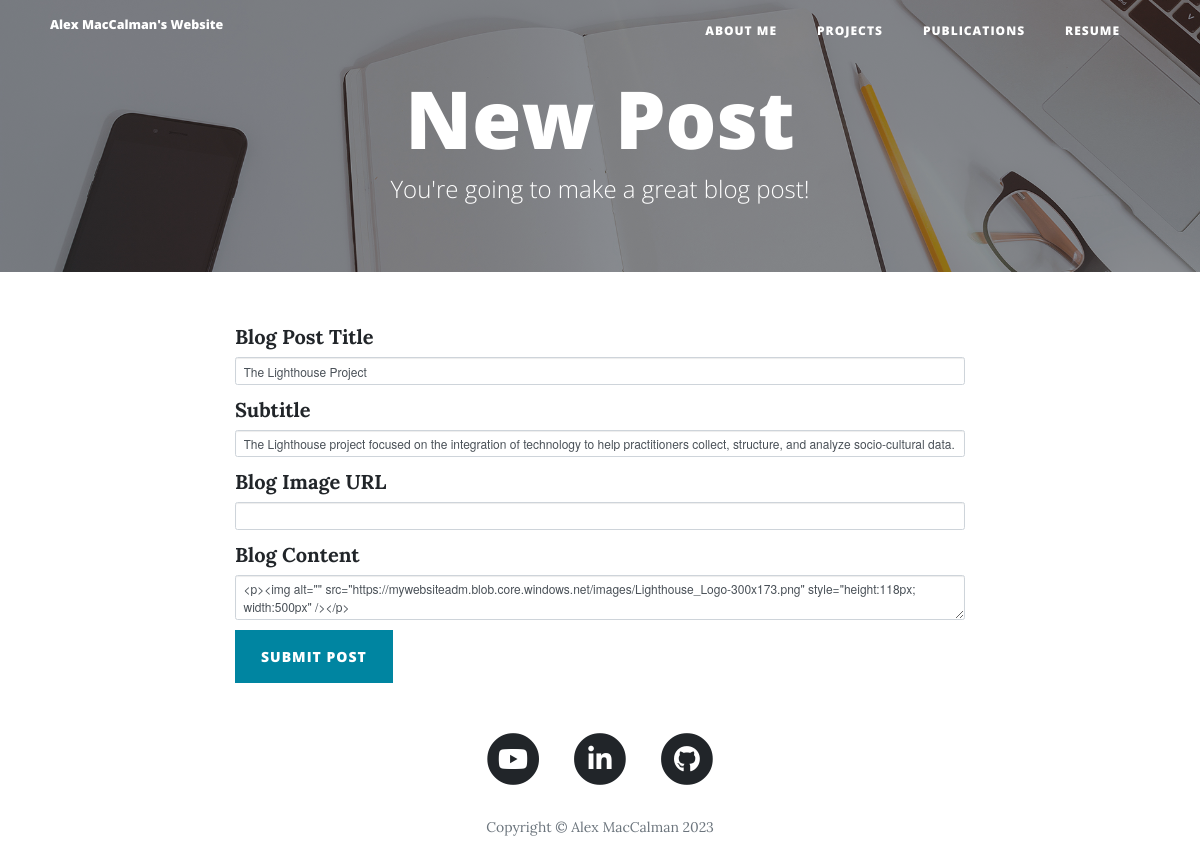
/edit-post/7 (signed in), run on an earlier commit of the app's database.
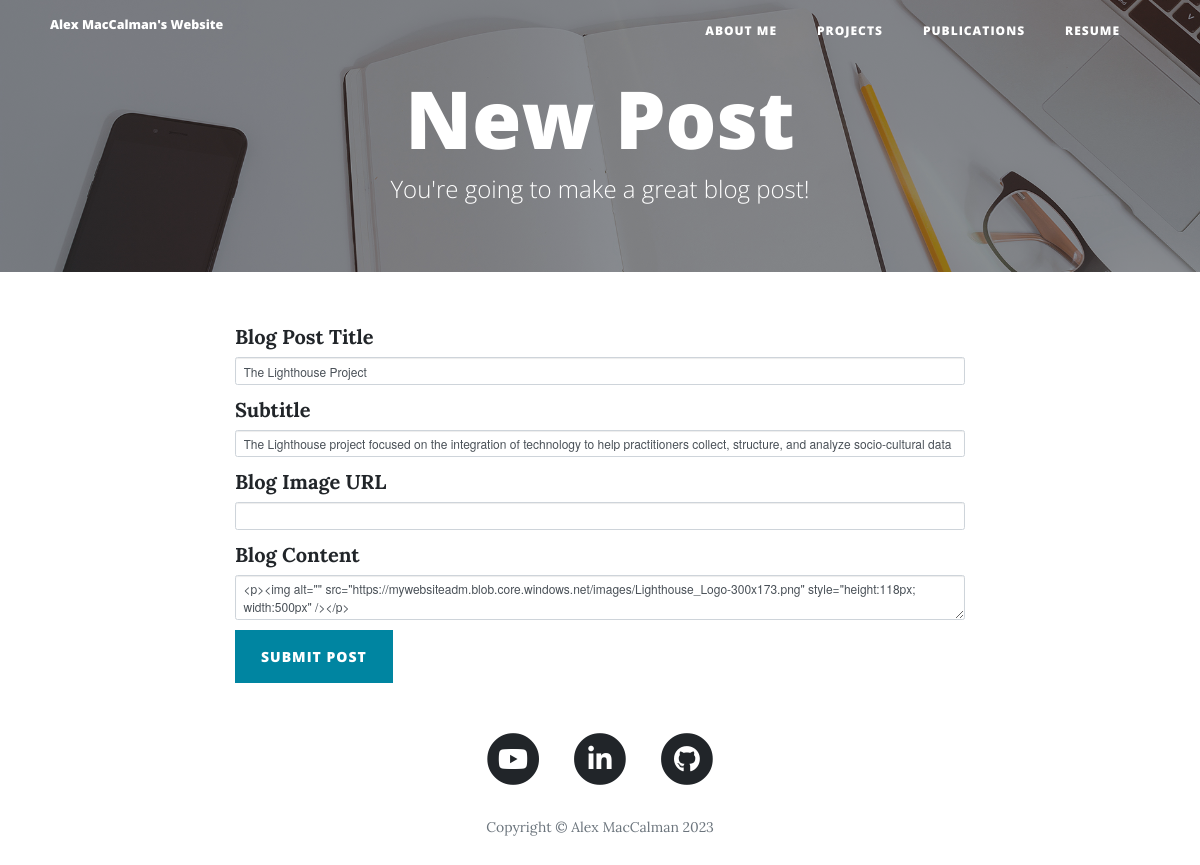
And on a later commit of the database.
### __init__.py (models this page shows)
class BlogPost(db.Model):
    __tablename__ = "blog_posts"
    id = db.Column(db.Integer, primary_key=True)
    author = db.Column(db.String(250), nullable=False)
    title = db.Column(db.String(250), unique=True, nullable=False)
    subtitle = db.Column(db.String(500), nullable=False)
    date = db.Column(db.String(250), nullable=False)
    body = db.Column(db.Text, nullable=False)
    img_url = db.Column(db.String(250), nullable=True)

### __init__.py (the view, shortened to what this page needs)
@app.route("/edit-post/<int:post_id>", methods=["GET", "POST"])
@admin_only
def edit_post(post_id):
    post = BlogPost.query.get(post_id)
    edit_form = CreatePostForm(
        title=post.title,
        subtitle=post.subtitle,
        img_url=post.img_url,
        body=post.body
    )
    return render_template("make-post.html", form=edit_form, logged_in=current_user.is_authenticated)

### __init__.py
class CreatePostForm(FlaskForm):
    title = StringField("Blog Post Title", validators=[DataRequired()])
    subtitle = StringField("Subtitle", validators=[DataRequired()])
    img_url = StringField("Blog Image URL")
    body = CKEditorField("Blog Content", validators=[DataRequired()])
    submit = SubmitField("Submit Post")

### __init__.py (called while the page is built)
@login_manager.user_loader
def load_user(user_id):
    return User.query.get(int(user_id))

def admin_only(f):
    @wraps(f)
    def decorated_function(*args, **kwargs):
        if not current_user.is_authenticated or current_user.id != 1:
            return abort(403)
        return f(*args, **kwargs)
    return decorated_function

### templates/make-post.html (shortened to what this page needs)
{% extends 'bootstrap/base.html' %}
{% import "bootstrap/wtf.html" as wtf %}
{% block content %}
{% include "header.html" %}
  <header class="masthead" style="background-image: url('{{ url_for('static', filename='img/edit-bg.jpg')}}')">
    <div class="overlay"></div>
    <div class="container">
      <div class="row">
        <div class="col-lg-8 col-md-10 mx-auto">
          <div class="page-heading">
            {% if is_edit: %}
            <h1>Edit Post</h1>
            {% else: %}
            <h1>New Post</h1>
            {% endif %}
            <span class="subheading">You're going to make a great blog post!</span>
          </div>
        </div>
      </div>
    </div>
  </header>
  <div class="container">
    <div class="row">
      <div class="col-lg-8 col-md-10 mx-auto">
        {{ wtf.quick_form(form, novalidate=True, button_map={"submit": "primary"}) }}
      </div>
    </div>
  </div>
{% include "footer.html" %}
{% endblock %}

What changed in the data, as far as the page shows it:
changed BlogPost "The Lighthouse Project": subtitle "The Lighthouse project focused on the integration of technology to help practitioners collect, structure, and analyze socio-cultural data." → "The Lighthouse project focused on the integration of technology to help practitioners collect, structure, and analyze socio-cultural data"
